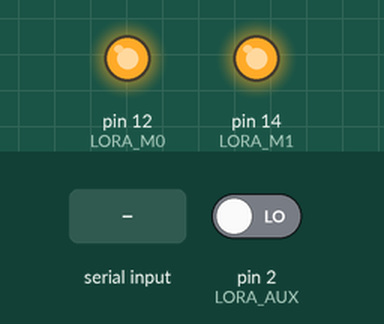
The sketch below on a simulated Arduino Mega 2560, built with avr-gcc and run on an emulated ATmega2560. On the bench: output pins drawn as LEDs (lit = HIGH). The test bench sets the inputs (shaded band); at power-on: pin 2 (LORA_AUX) LOW. What the sketch prints to the serial monitor is not drawn.

Above: at 5.1 s.
At 8.4 s:
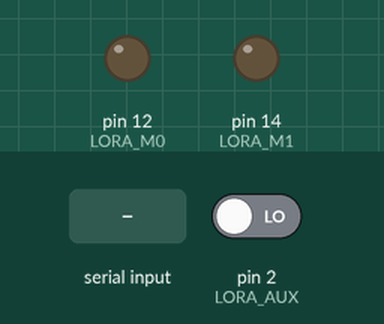
8.5 s: "enviar" received over Serial
Timing chart, 0 to 11.5 s (numbered marks = the images above; inputs shaded):
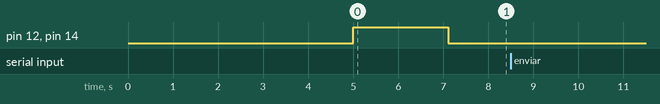

The sketch:

SLAVE.ino
```cpp
// Código para ESP8266 Receptor (Slave)

  /*NODEMCU ESP8266          E22-400T33D
    3.3V/VIN --------> VCC (5V recomendado) ⭐
    GND      --------> GND
    GPIO13   --------> RXD (do E22)
    GPIO15   --------> TXD (do E22)
    GPIO12   --------> M0
    GPIO14   --------> M1
    GPIO2    --------> AUX (opcional)
  */

// Estrutura para dados da mensagem (MESMA do transmissor)
struct Message {
  uint8_t senderID;
  uint8_t receiverID;
  uint32_t messageID;
  char text[32];
  int8_t rssi;
};

// Pinos para o ESP8266 (MESMOS pinos)
#define LORA_M0 12
#define LORA_M1 14
#define LORA_AUX 2

void setup() {
  Serial.begin(115200);

  // Configurar pins de controle do E22 (MESMA configuração)
  pinMode(LORA_M0, OUTPUT);
  pinMode(LORA_M1, OUTPUT);
  pinMode(LORA_AUX, INPUT);

  // Configurar módulo para modo normal (M0=0, M1=0)
  digitalWrite(LORA_M0, LOW);
  digitalWrite(LORA_M1, LOW);

  // Inicializar Serial1 para o módulo LoRa
  Serial1.begin(9600, SERIAL_8N1);
  Serial1.swap(); // Usa GPIO13(RX) e GPIO15(TX) para Serial1

  Serial.println();
  Serial.println("ESP8266 Receptor E22-400T33D");
  Serial.println("Aguardando inicialização do módulo...");

  waitForModuleReady();
  setupLoRaModule();
  Serial.println("Receptor pronto!");
}

void waitForModuleReady() {
  // ⭐ MESMA função do transmissor
  Serial.print("Aguardando módulo ficar pronto");
  for (int i = 0; i < 50; i++) {
    if (digitalRead(LORA_AUX) == HIGH) {
      Serial.println("\nMódulo pronto!");
      return;
    }
    delay(100);
    Serial.print(".");
  }
  Serial.println("\nTimeout! Módulo pode não estar respondendo.");
}

void setupLoRaModule() {
  // ⭐ MODIFICAÇÃO IMPORTANTE: ID diferente do transmissor
  digitalWrite(LORA_M0, HIGH);
  digitalWrite(LORA_M1, HIGH);
  delay(100);

  uint8_t configCommand[] = {
    0xC0,                    // Comando de escrita
    0x00,                    // Endereço inicial
    0x06,                    // Número de parâmetros (6 bytes)
    0x00,                    // ADDH - Endereço alto
    0x02,                    // ⭐ ADDL - ID DIFERENTE: 0x02 (transmissor é 0x01)
    0x00,                    // NETID - MESMA rede
    0x68,                    // REG0 - MESMA configuração
    0x17,                    // REG1 - MESMA configuração
    0x00                     // REG2 - MESMO canal
  };

  Serial1.write(configCommand, sizeof(configCommand));
  delay(2000);

  digitalWrite(LORA_M0, LOW);
  digitalWrite(LORA_M1, LOW);
  delay(100);

  Serial.println("Módulo LoRa configurado como RECEPTOR!");
}

void loop() {
  // ⭐ SLAVE só recebe mensagens (não envia periodicamente)
  checkForMessages();

  // ⭐ OPCIONAL: Pode adicionar envio por botão ou condição específica
  if (Serial.available()) {
    String input = Serial.readString();
    if (input == "enviar") {
      sendResponse();
    }
  }

  delay(100);
}

void checkForMessages() {
  if (Serial1.available() >= sizeof(Message)) {
    Message receivedMsg;
    for (int i = 0; i < sizeof(Message); i++) {
      ((uint8_t*)&receivedMsg)[i] = Serial1.read();
    }

    // ⭐ MODIFICAÇÃO: Verifica se a mensagem é para ESTE dispositivo (0x02)
    if (receivedMsg.receiverID == 0x02) {
      Serial.print("📨 Mensagem recebida: ");
      Serial.print(receivedMsg.text);
      Serial.print(" | De: 0x");
      Serial.print(receivedMsg.senderID, HEX);
      Serial.print(" | ID: ");
      Serial.print(receivedMsg.messageID);
      Serial.print(" | RSSI: ");
      Serial.print(receivedMsg.rssi);
      Serial.println(" dBm");

      // ⭐ OPCIONAL: Resposta automática
      sendResponse();
    }
  }
}

// ⭐ FUNÇÃO NOVA: Enviar resposta
void sendResponse() {
  static uint32_t responseCount = 0;

  Message responseMsg;
  responseMsg.senderID = 0x02;        // ⭐ ID do RECEPTOR
  responseMsg.receiverID = 0x01;      // ⭐ Responde para o TRANSMISSOR
  responseMsg.messageID = responseCount;
  responseMsg.rssi = 0;

  sprintf(responseMsg.text, "ACK #%lu do Receptor", responseCount);

  Serial1.write((uint8_t*)&responseMsg, sizeof(responseMsg));
  Serial1.flush();

  Serial.print("📤 Resposta enviada: ");
  Serial.println(responseMsg.text);

  responseCount++;
}
```

Measured:
- after the input at 8.5 s, every drawn part: stays the same
